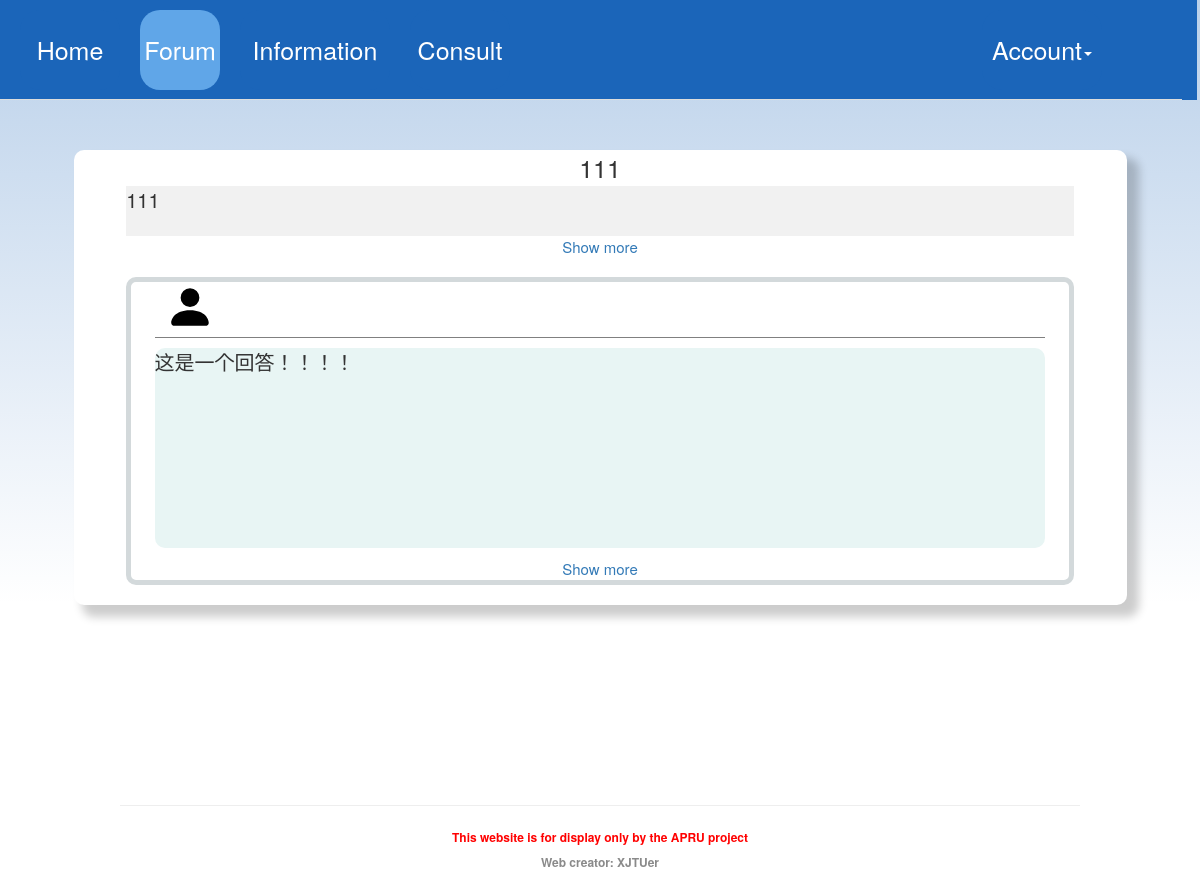
The page /question1 on the database as committed earlier.
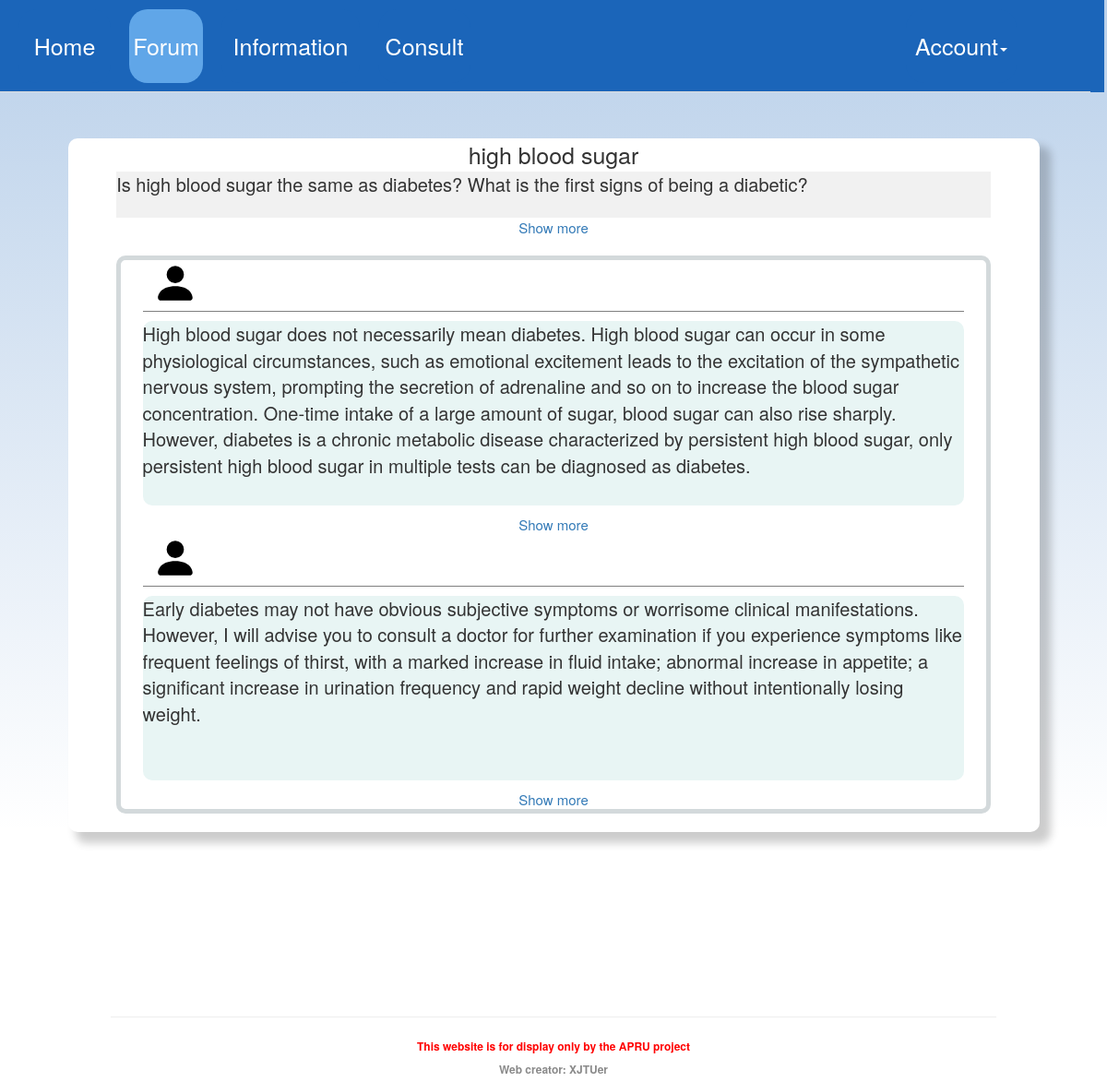
The same page on the database as committed later.
### appdir/models.py (models this page shows, shortened)
class Question(db.Model):
    id = db.Column(db.Integer, primary_key=True)
    title = db.Column(db.String(100), index=True)
    question = db.Column(db.String(300), index=True)
    user_id = db.Column(db.Integer, db.ForeignKey('user.id'))
    datetime = db.Column(db.DateTime)

class Answer(db.Model):
    id = db.Column(db.Integer, primary_key=True)
    content = db.Column(db.String(1000), index=True)
    user_id = db.Column(db.Integer, db.ForeignKey('user.id'))
    question_id = db.Column(db.Integer, db.ForeignKey('question.id'))

### appdir/routes.py (the view)
@app.route('/question<question_id>', methods=['GET', 'POST'])
def question(question_id):
    current_question = Question.query.filter(Question.id == question_id).first()
    answers = getAnswerById(question_id)
    answer_form = AnswerForm()
    return render_template('question.html',
                           question=current_question, answers=answers,
                           answer_form=answer_form)

### appdir/utils/util.py (called while the page is built)
def getAnswerById(questionId):
    answers = Answer.query.filter(Answer.question_id == questionId)
    answer_data = []
    for answer in answers:
        answer_data.append({
            'id': answer.id,
            'content': answer.content,
            'user_id': answer.user_id,
            'question_id': answer.question_id
        })
    return answer_data

### appdir/templates/question.html (shortened to what this page needs)
{% extends 'base.html' %}
{% block content %}
    <link rel="stylesheet" href="../static/css/question.css" type="text/css" media="all">
    <div class="container">
        <div class="question-container">
            <div class="question-title">{{ question.title }}</div>
            <div class="question-content" id={{ question.id }}>{{ question.question }}</div>
            <div class="tip">
                <a id="tips" class="showMore" onclick="expand(this,{{ question.id }})">Show more</a>
            </div>
            <div class="answer">
                {% for answer in answers %}
                    <div class="answer-content">
                        <div class="photo-and-name">
                            <div class="photo">
                                <img src="../static/image/bootstrap-icon/person-fill.svg"
                                     style="width:50px;height:50px;" alt="" loading="lazy">
                            </div>
                        </div>
                        <div class="answer-boby">
                            <div class="answer-text" id={{ answer.id }}>{{ answer.content }}</div>
                            <div class="tip">
                                <a id="content-tips" class="showMore" onclick="expandContent(this,{{ answer.id }})">Show
                                    more</a>
                            </div>
                        </div>
                    </div>
                {% endfor %}
            </div>
        </div>
    </div>
{% endblock %}

Rows that differ between the two databases and show on the page:
changed Question: title "111" → "high blood sugar"; question "111" → "Is high blood sugar the same as diabetes? What is the first signs of being a diabetic?"
changed Answer: content "这是一个回答！！！！" → "High blood sugar does not necessarily mean diabetes. High blood sugar can occur in some physiological circumstances, such as emotional excitement leads to the excitation of the sympathetic nervous system, prompting the secretion of adrenaline and so on to increase the blood sugar concentration. One-time intake of a large amount of sugar, blood sugar can also rise sharply. However, diabetes is a chronic metabolic disease characterized by persistent high blood sugar, only persistent high blood sugar in multiple tests can be diagnosed as diabetes."
added Answer: content "Early diabetes may not have obvious subjective symptoms or worrisome clinical manifestations. However, I will advise you to consult a doctor for further examination if you experience symptoms like frequent feelings of thirst, with a marked increase in fluid intake; abnormal increase in appetite; a significant increase in urination frequency and rapid weight decline without intentionally losing weight."
